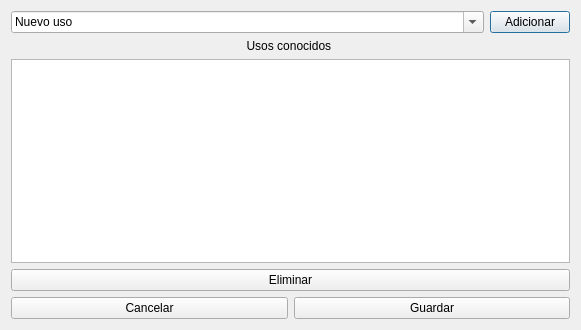
<?xml version="1.0" encoding="UTF-8"?>
<ui version="4.0">
 <class>KnowUses</class>
 <widget class="QDialog" name="KnowUses">
  <property name="geometry">
   <rect>
    <x>0</x>
    <y>0</y>
    <width>581</width>
    <height>330</height>
   </rect>
  </property>
  <property name="sizePolicy">
   <sizepolicy hsizetype="Fixed" vsizetype="Fixed">
    <horstretch>0</horstretch>
    <verstretch>0</verstretch>
   </sizepolicy>
  </property>
  <property name="maximumSize">
   <size>
    <width>900</width>
    <height>500</height>
   </size>
  </property>
  <property name="windowTitle">
   <string>Usos Conocidos del Patron de Analisis</string>
  </property>
  <layout class="QVBoxLayout" name="verticalLayout_2">
   <item>
    <layout class="QHBoxLayout" name="horizontalLayout_2">
     <item>
      <widget class="QComboBox" name="cb_uses">
       <property name="sizePolicy">
        <sizepolicy hsizetype="Preferred" vsizetype="Preferred">
         <horstretch>0</horstretch>
         <verstretch>0</verstretch>
        </sizepolicy>
       </property>
       <property name="editable">
        <bool>true</bool>
       </property>
       <property name="currentText">
        <string>Nuevo uso</string>
       </property>
       <property name="placeholderText">
        <string>Nuevo uso</string>
       </property>
       <property name="duplicatesEnabled">
        <bool>false</bool>
       </property>
       <property name="frame">
        <bool>true</bool>
       </property>
      </widget>
     </item>
     <item>
      <widget class="QPushButton" name="pb_addUse">
       <property name="sizePolicy">
        <sizepolicy hsizetype="Fixed" vsizetype="Fixed">
         <horstretch>0</horstretch>
         <verstretch>0</verstretch>
        </sizepolicy>
       </property>
       <property name="text">
        <string>Adicionar</string>
       </property>
       <property name="icon">
        <iconset theme="list-add">
         <normaloff>.</normaloff>.</iconset>
       </property>
      </widget>
     </item>
    </layout>
   </item>
   <item>
    <widget class="QLabel" name="lb_usosConocidos">
     <property name="frameShape">
      <enum>QFrame::NoFrame</enum>
     </property>
     <property name="frameShadow">
      <enum>QFrame::Plain</enum>
     </property>
     <property name="text">
      <string>Usos conocidos </string>
     </property>
     <property name="textFormat">
      <enum>Qt::PlainText</enum>
     </property>
     <property name="alignment">
      <set>Qt::AlignCenter</set>
     </property>
     <property name="wordWrap">
      <bool>false</bool>
     </property>
    </widget>
   </item>
   <item>
    <widget class="QListWidget" name="lw_uses"/>
   </item>
   <item>
    <widget class="QPushButton" name="pb_removeUse">
     <property name="text">
      <string>Eliminar</string>
     </property>
     <property name="icon">
      <iconset theme="list-remove">
       <normaloff>.</normaloff>.</iconset>
     </property>
    </widget>
   </item>
   <item>
    <layout class="QHBoxLayout" name="horizontalLayout_3">
     <item>
      <widget class="QPushButton" name="pb_cancel">
       <property name="text">
        <string>Cancelar</string>
       </property>
       <property name="icon">
        <iconset theme="window-close">
         <normaloff>.</normaloff>.</iconset>
       </property>
      </widget>
     </item>
     <item>
      <widget class="QPushButton" name="pb_save">
       <property name="text">
        <string>Guardar</string>
       </property>
       <property name="icon">
        <iconset theme="document-save">
         <normaloff>.</normaloff>.</iconset>
       </property>
      </widget>
     </item>
    </layout>
   </item>
  </layout>
 </widget>
 <resources/>
 <connections/>
</ui>
